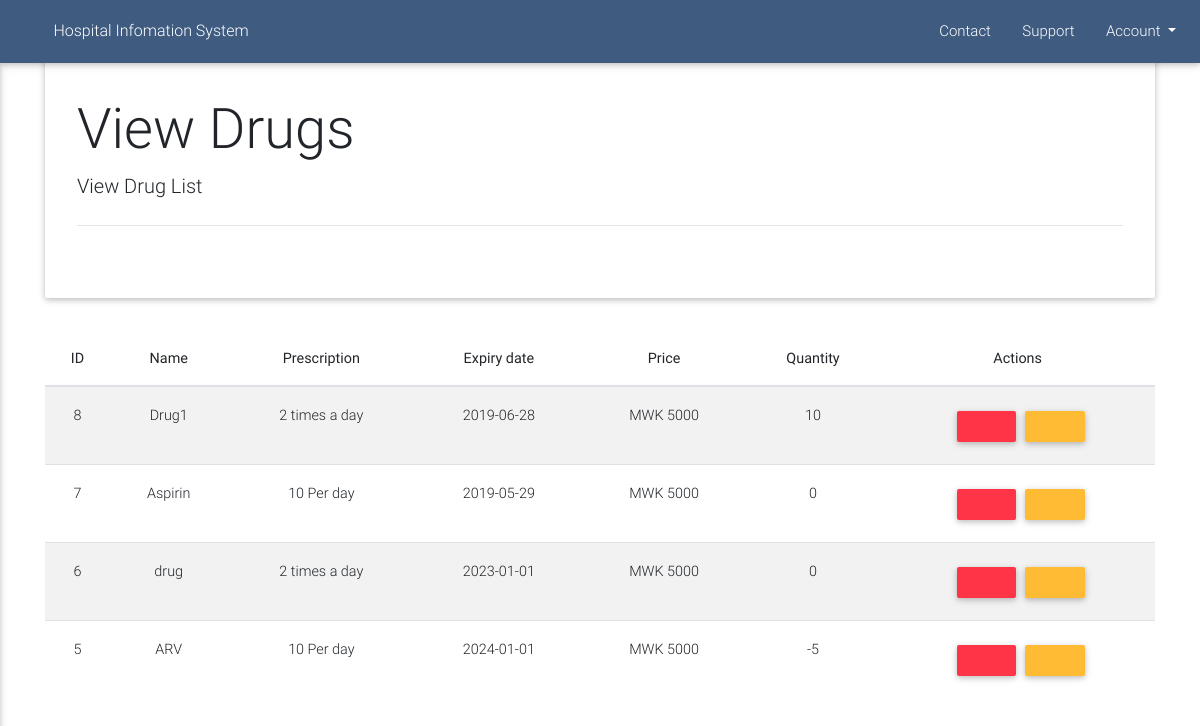
Screenshot of /view/viewPresp.php (signed in) with the database file from the repository.
### tables this page shows
CREATE TABLE `drug` (
  `drug_id` int(11) NOT NULL,
  `name` varchar(11) DEFAULT NULL,
  `expiry` date DEFAULT NULL,
  `presp` varchar(256) DEFAULT NULL,
  `price` int(30) DEFAULT NULL,
  `qty` int(11) DEFAULT '0'
);

### controller/dao.php (called while the page is built, shortened)
<?php
include "header.php";
include "sidenav.php";
include "jumbo.php";
$jumbo = new jumbo;

### controller/PrespController.php (called while the page is built, shortened)
<?php
class Presp
{
    public function getAllPresp()
    {
        $db = new DBconnection();
        $dbConn = $db->getConnection();
        return $dbConn->query("SELECT * FROM drug ORDER BY drug_id DESC");
    }
}

### view/viewPresp.php (the view, shortened to what this page needs)
<?php include "../../includes/dao.php" ?>
<?php include "../../includes/presp/PrespController.php";
$drugs = new Presp();
?>
<div class="container">
    <?= $jumbo->getJumbo("View  Drugs", "View Drug List") ?>
    <?php $drugsList = $drugs->getAllPresp(); ?>
    <div class="row">
        <div class="col-12 text-center">
            <table class="table table-hover table-responsive-sm table-striped">
                <thead>
                    <th>ID</th>
                    <th>Name</th>
                    <th>Prescription</th>
                    <th>Expiry date</th>
                    <th>Price</th>
                    <th>Quantity</th>
                    <th>Actions</th>
                </thead>
                <tbody>
                    <?php while ($row = $drugsList->fetch(PDO::FETCH_ASSOC)) {
                        ?>
                        <tr>
                            <td><?= $row['drug_id'] ?></td>
                            <td><?= $row['name'] ?></td>
                            <td><?= $row['presp'] ?></td>
                            <td><?= $row['expiry'] ?></td>
                            <td>MWK <?= $row['price'] ?></td>
                            <td><?= $row['qty'] ?></td>
                            <td><button title="Delete Drug" class="delete btn btn-danger btn-sm fa fa-trash-o" onclick="Delete(<?= $row['drug_id'] ?>)"></button>
                                <a href="updatePresp.php?id=<?= $row['drug_id'] ?>" title="Edit Drug" class="warning btn btn-warning btn-sm fa fa-pencil"></a></td>
                        </tr>
                    <?php } ?>
                </tbody>
            </table>
        </div>
    </div>
    <?php include "../../includes/footer.php"; ?>

### controller/header.php (shortened to what this page needs)
<!DOCTYPE html>
<html lang="en">
<head>
  <link href='../../public/css/all.css' rel="stylesheet">
  <link href="../../public/css/font-awesome.min.css" rel="stylesheet">
  <link href="../../public/css/bootstrap.min.css" rel="stylesheet">
  <link href="../../public/css/sweetalert2.css" rel="stylesheet">
  <link href="../../public/css/style.css" rel="stylesheet">
  <link href="../../public/css/mdb.min.css" rel="stylesheet">
  <link href="../../public/css/style.css" rel="stylesheet">
</head>

### controller/sidenav.php (shortened to what this page needs)
<body class="fixed-sn light-blue-skin">
  <header>
    <nav class="navbar fixed-top navbar-toggleable-md navbar-expand-lg scrolling-navbar double-nav">
      <div class="float-left">
        <a href="#" data-activates="slide-out" class="button-collapse"><i class="fas fa-bars"></i></a>
      </div>
      <div class="breadcrumb-dn mr-auto">
        <p>Hospital Infomation System</p>
      </div>
      <ul class="nav navbar-nav nav-flex-icons ml-auto">
        <li class="nav-item">
          <a class="nav-link"><i class="fas fa-envelope"></i> <span class="clearfix d-none d-sm-inline-block">Contact</span></a>
        </li>
        <li class="nav-item">
          <a class="nav-link"><i class="far fa-comments"></i> <span class="clearfix d-none d-sm-inline-block">Support</span></a>
        </li>
        <li class="nav-item dropdown">
          <a class="nav-link dropdown-toggle" href="#" id="navbarDropdownMenuLink" data-toggle="dropdown" aria-haspopup="true" aria-expanded="false">
            <i class="fas fa-user"></i> Account
          </a>
        </li>
      </ul>
    </nav>
  </header>
</body>

### controller/jumbo.php
<?php
class jumbo
{
    function getJumbo($title, $detail)
    {
        return '
            <div class="jumbotron py-5 mt-5">
                <h2 class="display-4">' . $title . '</h2>
                <p class="lead">' . $detail . '</p>
                <hr class="my-4">
            </div>
            ';
    }
}

### controller/footer.php (shortened to what this page needs)
</body>
</html>

### css/all.css (style rules this page uses)
.fa,.fab,.fal,.far,.fas { -moz-osx-font-smoothing:grayscale;-webkit-font-smoothing:antialiased;display:inline-block;font-style:normal;font-variant:normal;text-rendering:auto;line-height:1 }
.fa-bars:before { content:"\f0c9" }
.fa-comments:before { content:"\f086" }
.fa-envelope:before { content:"\f0e0" }
.fa-user:before { content:"\f007" }
.far { font-weight:400 }
.fa,.far,.fas { font-family:"Font Awesome 5 Free" }
.fa,.fas { font-weight:900 }

### css/style.css (style rules this page uses)
.navbar { z-index: 1040; }

### rows the page displays
drug: drug_id "8", name "Drug1", presp "2 times a day", expiry "2019-06-28", price "5000", qty "10"
drug: drug_id "7", name "Aspirin", presp "10 Per day", expiry "2019-05-29", price "5000", qty "0"
drug: drug_id "6", name "drug", presp "2 times a day", expiry "2023-01-01", price "5000", qty "0"
drug: drug_id "5", name "ARV", presp "10 Per day", expiry "2024-01-01", price "5000", qty "-5"

### other values shown
$title "View Drugs"
$detail "View Drug List"
